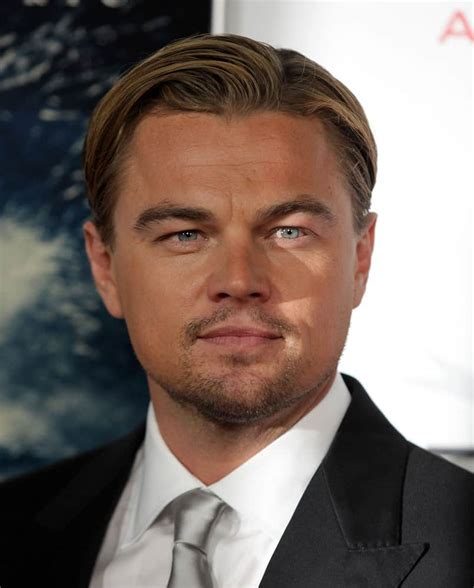
#> input picture Images/Leonardo DiCaprio.jpg, 474 x 588 px, found by its file name
$ python Main.py
#> lines starting #> are read from the running program, lines starting #| are printed output that depends on the picture
import cv2

def detect_and_crop_face(image_path):
#> called with image_path = 'Images\\Leonardo DiCaprio.jpg'
    face_cascade = cv2.CascadeClassifier('haarcascade_frontalface_default.xml')
    image = cv2.imread(image_path)
#> image is the input picture: shape (588, 474, 3); mean B, G, R 104, 110.2, 123.5
    gray_image = cv2.cvtColor(image, cv2.COLOR_BGR2GRAY)
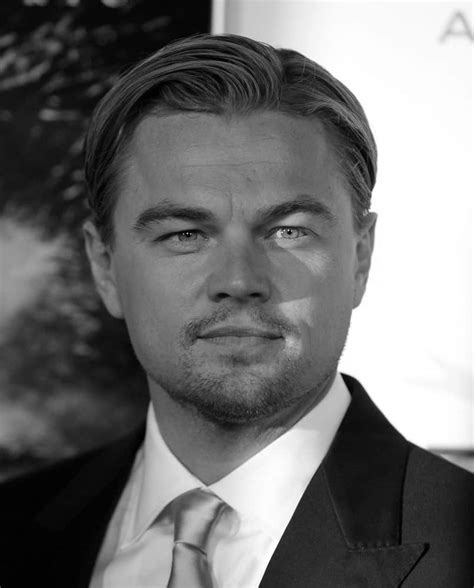
#> gray_image: shape (588, 474); min 0, max 255, mean 113.5
    faces = face_cascade.detectMultiScale(gray_image, scaleFactor=1.1, minNeighbors=5, minSize=(30, 30))
#> faces = [[102, 120, 273, 273]]

    for i, (x, y, w, h) in enumerate(faces):
        cropped_face = image[y:y+h, x:x+w]
        cv2.imshow(f'Detected Face {i+1}', cropped_face)
#> this loop made 1 pass
#> pass 1, in detect_and_crop_face, `cropped_face = image[y:y+h, x:x+w]`:
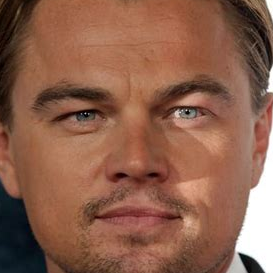
#> cropped_face: shape (273, 273, 3); mean B, G, R 75.9, 95.7, 140.5

    cv2.waitKey(0)
    cv2.destroyAllWindows()

image_path = 'Images\Leonardo DiCaprio.jpg'
xml_path = 'haarcascade_frontalface_default.xml'

detect_and_crop_face(image_path)

$ run again, with Images/Angelina Jolie.jpg copied over Images/Leonardo DiCaprio.jpg
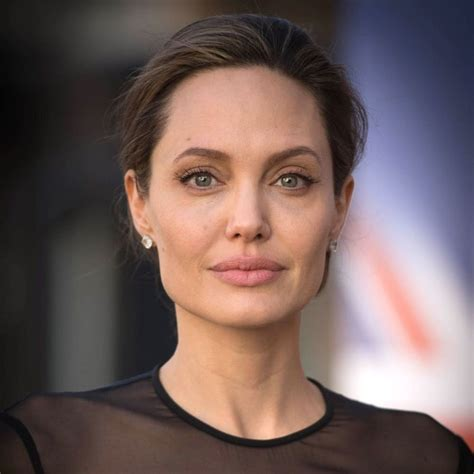
#> input picture Images/Angelina Jolie.jpg, 474 x 474 px, found by its file name
#> in detect_and_crop_face, image is the input picture: shape (474, 474, 3); mean B, G, R 91.8, 93.9, 112.8
#> in detect_and_crop_face, `gray_image = cv2.cvtColor(image, cv2.COLOR_BGR2GRAY)`:
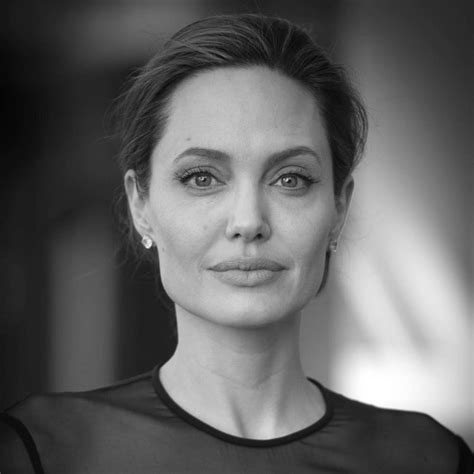
#> gray_image: shape (474, 474); min 4, max 255, mean 99.3
#> faces = [[115, 77, 256, 256]]
#> the loop in detect_and_crop_face, `for i, (x, y, w, h) in enumerate(faces):` made 1 pass
#> pass 1, in detect_and_crop_face, `cropped_face = image[y:y+h, x:x+w]`:
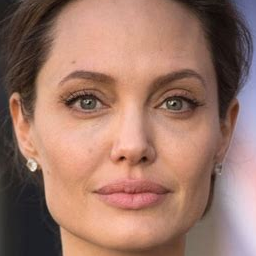
#> cropped_face: shape (256, 256, 3); mean B, G, R 104, 117.7, 156.2

$ run again, with Images/Brad Pitt.jpg copied over Images/Leonardo DiCaprio.jpg
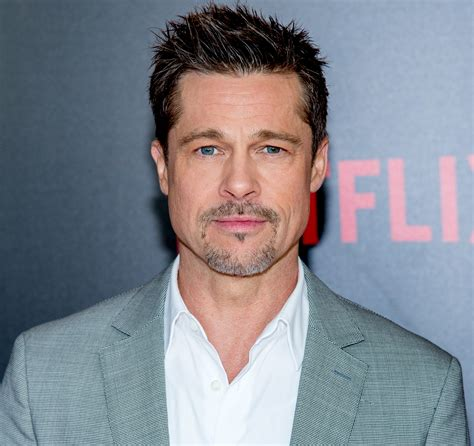
#> input picture Images/Brad Pitt.jpg, 474 x 446 px, found by its file name
#> in detect_and_crop_face, image is the input picture: shape (446, 474, 3); mean B, G, R 143, 134.2, 131.1
#> in detect_and_crop_face, `gray_image = cv2.cvtColor(image, cv2.COLOR_BGR2GRAY)`:
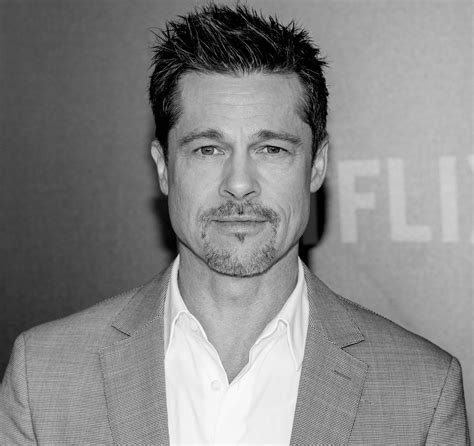
#> gray_image: shape (446, 474); min 0, max 254, mean 134.3
#> faces = [[212, 279, 55, 55], [152, 81, 177, 177]]
#> the loop in detect_and_crop_face, `for i, (x, y, w, h) in enumerate(faces):` made 2 passes
#> pass 2, in detect_and_crop_face, `cropped_face = image[y:y+h, x:x+w]`:
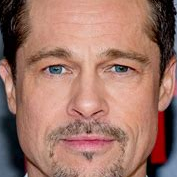
#> cropped_face: shape (177, 177, 3); mean B, G, R 103.6, 116.1, 159.3

$ run again, with Images/Danzel Washington.jpg copied over Images/Leonardo DiCaprio.jpg
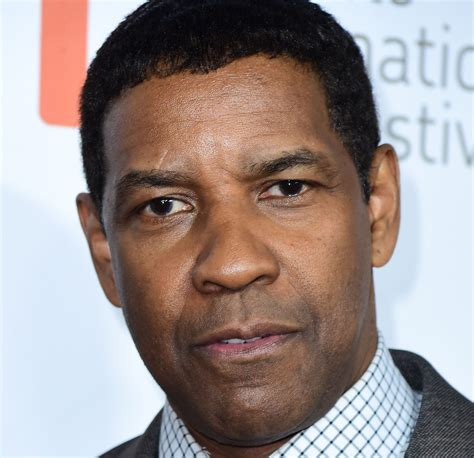
#> input picture Images/Danzel Washington.jpg, 474 x 458 px, found by its file name
#> in detect_and_crop_face, image is the input picture: shape (458, 474, 3); mean B, G, R 141.2, 143.6, 155.8
#> in detect_and_crop_face, `gray_image = cv2.cvtColor(image, cv2.COLOR_BGR2GRAY)`:
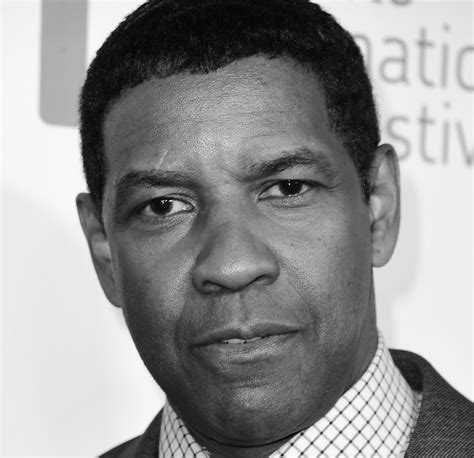
#> gray_image: shape (458, 474); min 0, max 254, mean 147
#> faces = [[71, 73, 314, 314]]
#> the loop in detect_and_crop_face, `for i, (x, y, w, h) in enumerate(faces):` made 1 pass
#> pass 1, in detect_and_crop_face, `cropped_face = image[y:y+h, x:x+w]`:
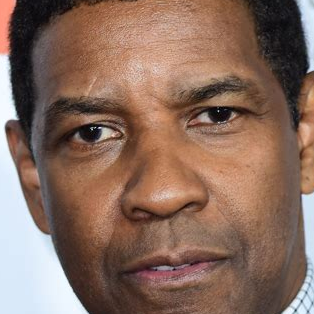
#> cropped_face: shape (314, 314, 3); mean B, G, R 93.7, 107.5, 136.7
